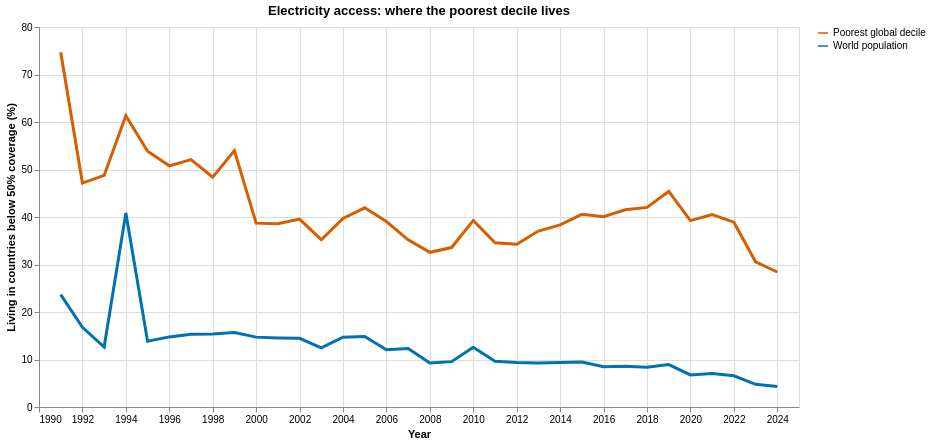

Here is the notebook cell this chart was saved with:
### Markdown cell above
## Where the poorest decile lives

This measure only counts **where people live**, so it makes no assumption about who within a country has access.

For each year it reports the share of the global poorest decile living in countries where fewer than half the population has electricity, next to the same share for the world population. The ratio between the two lines is the gap.

### Code cell
from indicator_analysis_helpers import low_coverage_chart

low_coverage = result['low_coverage']
display(low_coverage.iloc[[0, -1]].round(2))
print(f"Gap ratio: {low_coverage.iloc[0]['gap_ratio']:.2f}x in {low_coverage.iloc[0]['year']:.0f}"
      f" -> {low_coverage.iloc[-1]['gap_ratio']:.2f}x in {low_coverage.iloc[-1]['year']:.0f}")
low_coverage_chart(low_coverage, 'Electricity access')

### Figure 1 — Vega-Lite specification as saved in the notebook (floating-point values rounded to 4 significant figures)
{"config": {"view": {"continuousWidth": 300, "continuousHeight": 300}}, "data": {"name": "data-d8bd405740d3d0fa437306b885fe0339"}, "mark": {"type": "line", "point": false, "strokeWidth": 3}, "encoding": {"color": {"field": "group", "scale": {"domain": ["Poorest global decile", "World population"], "range": ["#D55E00", "#0072B2"]}, "title": null, "type": "nominal"}, "tooltip": [{"field": "year", "title": "Year", "type": "ordinal"}, {"field": "group", "title": "Group", "type": "nominal"}, {"field": "share", "format": ".1f", "title": "Share (%)", "type": "quantitative"}], "x": {"axis": {"format": "d"}, "field": "year", "title": "Year", "type": "quantitative"}, "y": {"field": "share", "title": "Living in countries below 50% coverage (%)", "type": "quantitative"}}, "height": 380, "title": "Electricity access: where the poorest decile lives", "width": 760, "$schema": "https://vega.github.io/schema/vega-lite/v6.4.1.json", "datasets": {"data-d8bd405740d3d0fa437306b885fe0339": [{"year": 1991, "group": "Poorest global decile", "share": 74.69}, {"year": 1992, "group": "Poorest global decile", "share": 47.14}, {"year": 1993, "group": "Poorest global decile", "share": 48.76}, {"year": 1994, "group": "Poorest global decile", "share": 61.34}, {"year": 1995, "group": "Poorest global decile", "share": 53.85}, {"year": 1996, "group": "Poorest global decile", "share": 50.77}, {"year": 1997, "group": "Poorest global decile", "share": 52.09}, {"year": 1998, "group": "Poorest global decile", "share": 48.37}, {"year": 1999, "group": "Poorest global decile", "share": 53.99}, {"year": 2000, "group": "Poorest global decile", "share": 38.71}, {"year": 2001, "group": "Poorest global decile", "share": 38.59}, {"year": 2002, "group": "Poorest global decile", "share": 39.57}, {"year": 2003, "group": "Poorest global decile", "share": 35.22}, {"year": 2004, "group": "Poorest global decile", "share": 39.69}, {"year": 2005, "group": "Poorest global decile", "share": 41.93}, {"year": 2006, "group": "Poorest global decile", "share": 39.05}, {"year": 2007, "group": "Poorest global decile", "share": 35.19}, {"year": 2008, "group": "Poorest global decile", "share": 32.57}, {"year": 2009, "group": "Poorest global decile", "share": 33.57}, {"year": 2010, "group": "Poorest global decile", "share": 39.28}, {"year": 2011, "group": "Poorest global decile", "share": 34.59}, {"year": 2012, "group": "Poorest global decile", "share": 34.24}, {"year": 2013, "group": "Poorest global decile", "share": 37.03}, {"year": 2014, "group": "Poorest global decile", "share": 38.33}, {"year": 2015, "group": "Poorest global decile", "share": 40.56}, {"year": 2016, "group": "Poorest global decile", "share": 40.05}, {"year": 2017, "group": "Poorest global decile", "share": 41.54}, {"year": 2018, "group": "Poorest global decile", "share": 42.02}, {"year": 2019, "group": "Poorest global decile", "share": 45.38}, {"year": 2020, "group": "Poorest global decile", "share": 39.23}, {"year": 2021, "group": "Poorest global decile", "share": 40.51}, {"year": 2022, "group": "Poorest global decile", "share": 38.91}, {"year": 2023, "group": "Poorest global decile", "share": 30.57}, {"year": 2024, "group": "Poorest global decile", "share": 28.42}, {"year": 1991, "group": "World population", "share": 23.65}, {"year": 1992, "group": "World population", "share": 16.78}, {"year": 1993, "group": "World population", "share": 12.61}, {"year": 1994, "group": "World population", "share": 40.84}, {"year": 1995, "group": "World population", "share": 13.85}, {"year": 1996, "group": "World population", "share": 14.76}, {"year": 1997, "group": "World population", "share": 15.3}, {"year": 1998, "group": "World population", "share": 15.39}, {"year": 1999, "group": "World population", "share": 15.66}, {"year": 2000, "group": "World population", "share": 14.71}, {"year": 2001, "group": "World population", "share": 14.55}, {"year": 2002, "group": "World population", "share": 14.45}, {"year": 2003, "group": "World population", "share": 12.46}, {"year": 2004, "group": "World population", "share": 14.69}, {"year": 2005, "group": "World population", "share": 14.85}, {"year": 2006, "group": "World population", "share": 12.06}, {"year": 2007, "group": "World population", "share": 12.3}, {"year": 2008, "group": "World population", "share": 9.251}, {"year": 2009, "group": "World population", "share": 9.552}, {"year": 2010, "group": "World population", "share": 12.59}, {"year": 2011, "group": "World population", "share": 9.62}, {"year": 2012, "group": "World population", "share": 9.344}, {"year": 2013, "group": "World population", "share": 9.247}, {"year": 2014, "group": "World population", "share": 9.379}, {"year": 2015, "group": "World population", "share": 9.484}, {"year": 2016, "group": "World population", "share": 8.473}, {"year": 2017, "group": "World population", "share": 8.576}, {"year": 2018, "group": "World population", "share": 8.345}, {"year": 2019, "group": "World population", "share": 8.923}, {"year": 2020, "group": "World population", "share": 6.755}, {"year": 2021, "group": "World population", "share": 7.064}, {"year": 2022, "group": "World population", "share": 6.576}, {"year": 2023, "group": "World population", "share": 4.773}, {"year": 2024, "group": "World population", "share": 4.327}]}}
